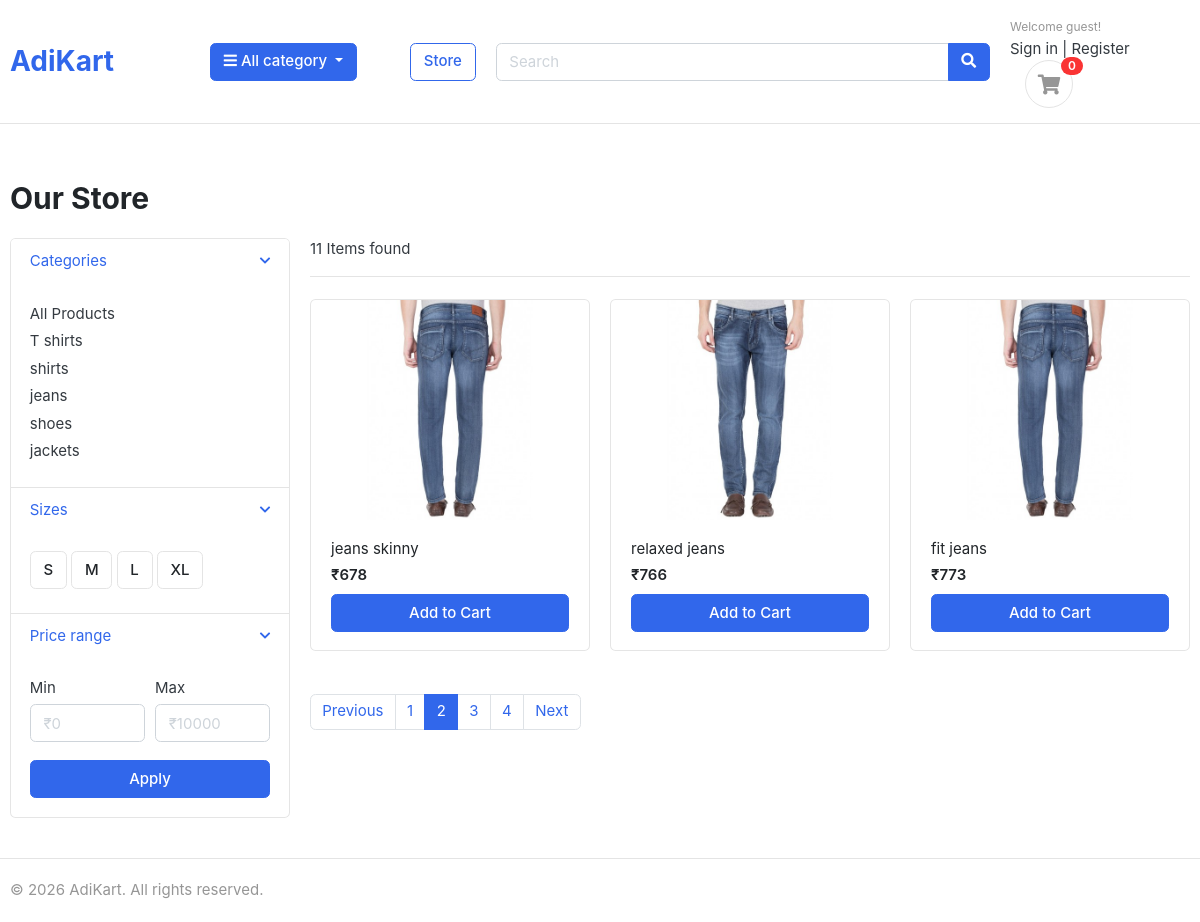
The page /store/?keyword=&page=2 on the database its author committed.
### category/models.py (models this page shows, shortened)
class Category(models.Model):
    category_name = models.CharField(max_length=50)
    slug=models.SlugField(max_length=100, unique=True)
    description=models.TextField(max_length=255)
    image=models.ImageField(upload_to='photos/categories', blank=True)
    class Meta:
        verbose_name = 'category'
        verbose_name_plural = 'categories'

### store/models.py (models this page shows, shortened)
class product(models.Model):
    product_name=models.CharField(max_length=200, unique=True)
    slug=models.SlugField(max_length=200, unique=True)
    description=models.TextField(max_length=500, blank=True)
    price=models.IntegerField()
    images=models.ImageField(upload_to='photos/products')
    is_available=models.BooleanField(default=True)
    category=models.ForeignKey(Category, on_delete=models.CASCADE)
    created_date=models.DateTimeField(auto_now_add=True)
    modified_date=models.DateTimeField(auto_now=True)

### store/views.py (the view)
# urls.py: path('store/', include('store.urls')),
def store(request):
    products = product.objects.all()
    categories = Category.objects.all()
    keyword = request.GET.get('keyword')
    if keyword:
        products = products.filter(
            Q(product_name__icontains=keyword) |
            Q(description__icontains=keyword) |
            Q(category__category_name__icontains=keyword)
        )
    paginator = Paginator(products, 3)
    page = request.GET.get('page')
    products = paginator.get_page(page)
    product_count = paginator.count
    return render(request, 'store/store.html', {
        'products': products,
        'categories': categories,
        'product_count': product_count,
        'keyword': keyword,
    })

### cart/context_processors.py (called while the page is built)
def cart_count(request):
    cart = request.session.get('cart', {})
    count = 0
    for quantity in cart.values():
        count += quantity
    return {
        'cart_count': count
    }

### templates/store/store.html (shortened to what this page needs)
{% extends "base.html" %}
{% block content %}
<section class="section-content padding-y">
<div class="container">
    <header class="section-heading">
        <h2 class="section-title">Our Store</h2>
    </header>
    <div class="row">
        <aside class="col-md-3">
            <div class="card">
                <article class="filter-group">
                    <header class="card-header">
                        <a href="#" class="title">
                            <i class="icon-control fa fa-chevron-down"></i>
                            Categories
                        </a>
                    </header>
                    <div class="filter-content">
                        <div class="card-body">
                            <ul class="list-menu">
                                <li>
                                    <a href="/store/">
                                        All Products
                                    </a>
                                </li>
                                {% for category in categories %}
                                <li>
                                    <a href="{% url 'products_by_category' category.slug %}">
                                        {{ category.category_name }}
                                    </a>
                                </li>
                                {% endfor %}
                            </ul>
                        </div>
                    </div>
                </article>
                <article class="filter-group">
                    <header class="card-header">
                        <a href="#" class="title">
                            <i class="icon-control fa fa-chevron-down"></i>
                            Sizes
                        </a>
                    </header>
                    <div class="filter-content">
                        <div class="card-body">
                            <label class="checkbox-btn">
                                <span class="btn btn-light">S</span>
                            </label>
                            <label class="checkbox-btn">
                                <span class="btn btn-light">M</span>
                            </label>
                            <label class="checkbox-btn">
                                <span class="btn btn-light">L</span>
                            </label>
                            <label class="checkbox-btn">
                                <span class="btn btn-light">XL</span>
                            </label>
                        </div>
                    </div>
                </article>
                <article class="filter-group">
                    <header class="card-header">
                        <a href="#" class="title">
                            <i class="icon-control fa fa-chevron-down"></i>
                            Price range
                        </a>
                    </header>
                    <div class="filter-content">
                        <div class="card-body">
                            <div class="form-row">
                                <div class="form-group col-md-6">
                                    <label>Min</label>
                                    <input class="form-control"
                                           placeholder="₹0"
                                           type="number">
                                </div>
                                <div class="form-group col-md-6">
                                    <label>Max</label>
                                    <input class="form-control"
                                           placeholder="₹10000"
                                           type="number">
                                </div>
                            </div>
                            <button class="btn btn-block btn-primary">
                                Apply
                            </button>
                        </div>
                    </div>
                </article>
            </div>
        </aside>
        <main class="col-md-9">
            <header class="border-bottom mb-4 pb-3">
                <div class="form-inline">
                    <span class="mr-md-auto">
                        {{ product_count }} Items found
                    </span>
                </div>
            </header>
            <div class="row">
                {% for product in products %}
                <div class="col-md-4">
                    <figure class="card card-product-grid">
                        <div class="img-wrap">
                            <a href="{% url 'product_detail' product.slug %}">
                                <img src="{{ product.images.url }}">
                            </a>
                        </div>
                        <figcaption class="info-wrap">
                            <a href="{% url 'product_detail' product.slug %}"
                               class="title">
                                {{ product.product_name }}
                            </a>
                            <div class="price mt-1">
                                ₹{{ product.price }}
                            </div>
                            {% if product.is_available %}
                                <a href="{% url 'add_to_cart' product.id %}"
                                   class="btn btn-primary btn-block mt-2">
                                    Add to Cart
                                </a>
                            {% else %}
                                <span class="btn btn-danger btn-block mt-2">
                                    Out of Stock
                                </span>
                            {% endif %}
                        </figcaption>
                    </figure>
                </div>
                {% empty %}
                <div class="col-12 text-center">
                    <h4>No products found</h4>
                </div>
                {% endfor %}
            </div>
            {% if products.has_other_pages %}
            <nav class="mt-4">
                <ul class="pagination">
                    {% if products.has_previous %}
                    <li class="page-item">
                        <a class="page-link"
                           href="?keyword={{ keyword|default:'' }}&page={{ products.previous_page_number }}">
                            Previous
                        </a>
                    </li>
                    {% else %}
                    <li class="page-item disabled">
                        <span class="page-link">
                            Previous
                        </span>
                    </li>
                    {% endif %}
                    {% for num in products.paginator.page_range %}
                        {% if products.number == num %}
                        <li class="page-item active">
                            <span class="page-link">
                                {{ num }}
                            </span>
                        </li>
                        {% else %}
                        <li class="page-item">
                            <a class="page-link"
                               href="?keyword={{ keyword|default:'' }}&page={{ num }}">
                                {{ num }}
                            </a>
                        </li>
                        {% endif %}
                    {% endfor %}
                    {% if products.has_next %}
                    <li class="page-item">
                        <a class="page-link"
                           href="?keyword={{ keyword|default:'' }}&page={{ products.next_page_number }}">
                            Next
                        </a>
                    </li>
                    {% else %}
                    <li class="page-item disabled">
                        <span class="page-link">
                            Next
                        </span>
                    </li>
                    {% endif %}
                </ul>
            </nav>
            {% endif %}
        </main>
    </div>
</div>
</section>
{% endblock %}

### AdiKart/static/css/ui.css (style rules this page uses)
html { font-family: "Inter", sans-serif; font-size: 15px; }
.img-wrap { text-align: center; display: block; }
.img-wrap img { max-width: 100%; }
.padding-y { padding-top: 40px; padding-bottom: 40px; }
figure { margin-bottom: 0; }
article:after, .form-group:after { display: block; clear: both; content: ""; }
.section-heading { margin-bottom: 20px; margin-top: 15px; }
.section-title { color: #212529; }
.btn-light { background-color: #fff; border-color: #e4e4e4; }
[class*=list-] li:after { visibility: hidden; display: block; content: ""; overflow: hidden; height: 0; clear: both; }
.list-menu { list-style: none; margin: 0; padding-left: 0; }
.list-menu li { margin-bottom: 5px; }
.list-menu a { color: #343a40; }
[class*=card-product] a.title { color: #212529; display: block; }
[class*=card-product] .img-wrap { overflow: hidden; position: relative; }
[class*=card-product] .img-wrap img { height: 100%; max-width: 100%; width: auto; display: inline-block; -o-object-fit: cover; object-fit: cover; }
.card-product-grid { margin-bottom: 20px; }
.card-product-grid .img-wrap { border-radius: 0.2rem 0.2rem 0 0; height: 220px; }
.card-product-grid .info-wrap { overflow: hidden; padding: 18px 20px; }
.card .img-wrap { overflow: hidden; }
.price { font-weight: 600; color: #212529; }
.icon-control { margin-top: 5px; float: right; font-size: 80%; }
.card-header .title { margin-bottom: 0; line-height: 1.5; }
.filter-group { border-bottom: 1px solid #e4e4e4; }
.filter-group .card-header { border-bottom: 0; }
.filter-group:last-child { border-bottom: 0; }
.checkbox-btn { position: relative; }

### rows shown on the page
Category: category_name "T shirts"
Category: category_name "shirts"
Category: category_name "jeans"
Category: category_name "shoes"
Category: category_name "jackets"
product: images (picture), product_name "jeans skinny", price "678", is_available "Add to Cart"
product: images (picture), product_name "relaxed jeans", price "766", is_available "Add to Cart"
product: images (picture), product_name "fit jeans", price "773", is_available "Add to Cart"

### other values the page prints
{{ cart_count }} "0"
{{ product_count }} "11"
{{ num }} "1" "3" "4"
{{ num }} "2"
